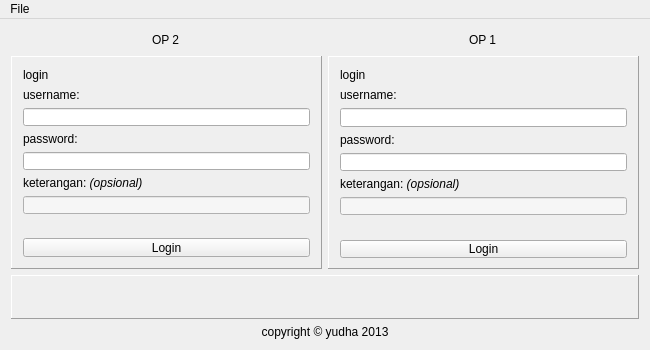
<?xml version="1.0" encoding="UTF-8"?>
<ui version="4.0">
 <class>MainWindow</class>
 <widget class="QMainWindow" name="MainWindow">
  <property name="enabled">
   <bool>true</bool>
  </property>
  <property name="geometry">
   <rect>
    <x>0</x>
    <y>0</y>
    <width>650</width>
    <height>350</height>
   </rect>
  </property>
  <property name="sizePolicy">
   <sizepolicy hsizetype="Fixed" vsizetype="Fixed">
    <horstretch>0</horstretch>
    <verstretch>0</verstretch>
   </sizepolicy>
  </property>
  <property name="minimumSize">
   <size>
    <width>650</width>
    <height>350</height>
   </size>
  </property>
  <property name="maximumSize">
   <size>
    <width>650</width>
    <height>350</height>
   </size>
  </property>
  <property name="windowTitle">
   <string>Presensi Bumijonet</string>
  </property>
  <property name="windowIcon">
   <iconset resource="res.qrc">
    <normaloff>:/icons/F:/IMAGES/ICONS/Button-Add-blue-48.png</normaloff>:/icons/F:/IMAGES/ICONS/Button-Add-blue-48.png</iconset>
  </property>
  <widget class="QWidget" name="centralWidget">
   <layout class="QGridLayout" name="gridLayout_5">
    <item row="0" column="1">
     <widget class="QWidget" name="widget_2" native="true">
      <layout class="QGridLayout" name="gridLayout_2">
       <property name="leftMargin">
        <number>0</number>
       </property>
       <property name="topMargin">
        <number>0</number>
       </property>
       <property name="rightMargin">
        <number>0</number>
       </property>
       <property name="bottomMargin">
        <number>0</number>
       </property>
       <item row="0" column="1">
        <widget class="QLabel" name="label_2">
         <property name="maximumSize">
          <size>
           <width>16777215</width>
           <height>12</height>
          </size>
         </property>
         <property name="text">
          <string>OP 1</string>
         </property>
        </widget>
       </item>
       <item row="0" column="2">
        <spacer name="horizontalSpacer_4">
         <property name="orientation">
          <enum>Qt::Horizontal</enum>
         </property>
         <property name="sizeHint" stdset="0">
          <size>
           <width>136</width>
           <height>20</height>
          </size>
         </property>
        </spacer>
       </item>
       <item row="1" column="0" colspan="3">
        <widget class="QFrame" name="frame_2">
         <property name="frameShape">
          <enum>QFrame::Panel</enum>
         </property>
         <property name="frameShadow">
          <enum>QFrame::Raised</enum>
         </property>
         <layout class="QGridLayout" name="gridLayout_4">
          <item row="8" column="0" colspan="2">
           <widget class="QLabel" name="labelKeterangan1">
            <property name="maximumSize">
             <size>
              <width>16777215</width>
              <height>14</height>
             </size>
            </property>
            <property name="text">
             <string>keterangan: &lt;i&gt;(opsional)&lt;/i&gt;</string>
            </property>
            <property name="buddy">
             <cstring>keterangan1</cstring>
            </property>
           </widget>
          </item>
          <item row="10" column="0" colspan="2">
           <spacer name="verticalSpacer_3">
            <property name="orientation">
             <enum>Qt::Vertical</enum>
            </property>
            <property name="sizeType">
             <enum>QSizePolicy::Fixed</enum>
            </property>
            <property name="sizeHint" stdset="0">
             <size>
              <width>20</width>
              <height>20</height>
             </size>
            </property>
           </spacer>
          </item>
          <item row="1" column="0" colspan="2">
           <widget class="QLabel" name="sudahLogin1">
            <property name="styleSheet">
             <string notr="true">text-align: center;</string>
            </property>
            <property name="text">
             <string>login</string>
            </property>
           </widget>
          </item>
          <item row="11" column="0" colspan="2">
           <widget class="QPushButton" name="pushButton1">
            <property name="text">
             <string>Login</string>
            </property>
           </widget>
          </item>
          <item row="3" column="0">
           <widget class="QLabel" name="labelUsername1">
            <property name="maximumSize">
             <size>
              <width>16777215</width>
              <height>14</height>
             </size>
            </property>
            <property name="text">
             <string>username:</string>
            </property>
            <property name="buddy">
             <cstring>username1</cstring>
            </property>
           </widget>
          </item>
          <item row="5" column="0" colspan="2">
           <widget class="QLineEdit" name="username1"/>
          </item>
          <item row="6" column="0">
           <widget class="QLabel" name="labelPassword1">
            <property name="maximumSize">
             <size>
              <width>16777215</width>
              <height>14</height>
             </size>
            </property>
            <property name="text">
             <string>password:</string>
            </property>
            <property name="buddy">
             <cstring>password1</cstring>
            </property>
           </widget>
          </item>
          <item row="7" column="0" colspan="2">
           <widget class="QLineEdit" name="password1">
            <property name="echoMode">
             <enum>QLineEdit::Password</enum>
            </property>
           </widget>
          </item>
          <item row="2" column="0">
           <spacer name="verticalSpacer_4">
            <property name="orientation">
             <enum>Qt::Vertical</enum>
            </property>
            <property name="sizeHint" stdset="0">
             <size>
              <width>20</width>
              <height>40</height>
             </size>
            </property>
           </spacer>
          </item>
          <item row="0" column="0">
           <spacer name="verticalSpacer_6">
            <property name="orientation">
             <enum>Qt::Vertical</enum>
            </property>
            <property name="sizeHint" stdset="0">
             <size>
              <width>20</width>
              <height>40</height>
             </size>
            </property>
           </spacer>
          </item>
          <item row="9" column="0" colspan="2">
           <widget class="QLineEdit" name="keterangan1">
            <property name="styleSheet">
             <string notr="true">background-color: #f6f6f6;</string>
            </property>
           </widget>
          </item>
         </layout>
        </widget>
       </item>
       <item row="0" column="0">
        <spacer name="horizontalSpacer_6">
         <property name="orientation">
          <enum>Qt::Horizontal</enum>
         </property>
         <property name="sizeHint" stdset="0">
          <size>
           <width>40</width>
           <height>20</height>
          </size>
         </property>
        </spacer>
       </item>
      </layout>
     </widget>
    </item>
    <item row="0" column="0">
     <widget class="QWidget" name="widget" native="true">
      <layout class="QGridLayout" name="gridLayout">
       <property name="leftMargin">
        <number>0</number>
       </property>
       <property name="topMargin">
        <number>0</number>
       </property>
       <property name="rightMargin">
        <number>0</number>
       </property>
       <property name="bottomMargin">
        <number>0</number>
       </property>
       <item row="0" column="2">
        <spacer name="horizontalSpacer_2">
         <property name="orientation">
          <enum>Qt::Horizontal</enum>
         </property>
         <property name="sizeHint" stdset="0">
          <size>
           <width>136</width>
           <height>20</height>
          </size>
         </property>
        </spacer>
       </item>
       <item row="0" column="1">
        <widget class="QLabel" name="label">
         <property name="maximumSize">
          <size>
           <width>16777215</width>
           <height>12</height>
          </size>
         </property>
         <property name="text">
          <string>OP 2</string>
         </property>
        </widget>
       </item>
       <item row="1" column="0" colspan="3">
        <widget class="QFrame" name="frame">
         <property name="frameShape">
          <enum>QFrame::Panel</enum>
         </property>
         <property name="frameShadow">
          <enum>QFrame::Raised</enum>
         </property>
         <layout class="QGridLayout" name="gridLayout_3">
          <item row="2" column="0">
           <spacer name="verticalSpacer">
            <property name="orientation">
             <enum>Qt::Vertical</enum>
            </property>
            <property name="sizeHint" stdset="0">
             <size>
              <width>20</width>
              <height>40</height>
             </size>
            </property>
           </spacer>
          </item>
          <item row="4" column="0">
           <widget class="QLineEdit" name="username2"/>
          </item>
          <item row="5" column="0">
           <widget class="QLabel" name="labelPassword2">
            <property name="maximumSize">
             <size>
              <width>16777215</width>
              <height>14</height>
             </size>
            </property>
            <property name="text">
             <string>password:</string>
            </property>
            <property name="buddy">
             <cstring>password2</cstring>
            </property>
           </widget>
          </item>
          <item row="6" column="0">
           <widget class="QLineEdit" name="password2">
            <property name="echoMode">
             <enum>QLineEdit::Password</enum>
            </property>
           </widget>
          </item>
          <item row="3" column="0">
           <widget class="QLabel" name="labelUsername2">
            <property name="maximumSize">
             <size>
              <width>16777215</width>
              <height>14</height>
             </size>
            </property>
            <property name="text">
             <string>username:</string>
            </property>
            <property name="buddy">
             <cstring>username2</cstring>
            </property>
           </widget>
          </item>
          <item row="10" column="0">
           <widget class="QPushButton" name="pushButton2">
            <property name="text">
             <string>Login</string>
            </property>
           </widget>
          </item>
          <item row="1" column="0">
           <widget class="QLabel" name="sudahLogin2">
            <property name="styleSheet">
             <string notr="true">text-align: center</string>
            </property>
            <property name="text">
             <string>login</string>
            </property>
           </widget>
          </item>
          <item row="9" column="0">
           <spacer name="verticalSpacer_2">
            <property name="orientation">
             <enum>Qt::Vertical</enum>
            </property>
            <property name="sizeType">
             <enum>QSizePolicy::Fixed</enum>
            </property>
            <property name="sizeHint" stdset="0">
             <size>
              <width>20</width>
              <height>20</height>
             </size>
            </property>
           </spacer>
          </item>
          <item row="7" column="0">
           <widget class="QLabel" name="labelKeterangan2">
            <property name="maximumSize">
             <size>
              <width>16777215</width>
              <height>14</height>
             </size>
            </property>
            <property name="text">
             <string>keterangan: &lt;i&gt;(opsional)&lt;/i&gt;</string>
            </property>
            <property name="buddy">
             <cstring>keterangan2</cstring>
            </property>
           </widget>
          </item>
          <item row="0" column="0">
           <spacer name="verticalSpacer_5">
            <property name="orientation">
             <enum>Qt::Vertical</enum>
            </property>
            <property name="sizeHint" stdset="0">
             <size>
              <width>20</width>
              <height>40</height>
             </size>
            </property>
           </spacer>
          </item>
          <item row="8" column="0">
           <widget class="QLineEdit" name="keterangan2">
            <property name="styleSheet">
             <string notr="true">background-color: #f6f6f6;</string>
            </property>
            <property name="frame">
             <bool>true</bool>
            </property>
           </widget>
          </item>
         </layout>
        </widget>
       </item>
       <item row="0" column="0">
        <spacer name="horizontalSpacer_5">
         <property name="orientation">
          <enum>Qt::Horizontal</enum>
         </property>
         <property name="sizeHint" stdset="0">
          <size>
           <width>40</width>
           <height>20</height>
          </size>
         </property>
        </spacer>
       </item>
      </layout>
     </widget>
    </item>
    <item row="1" column="0" colspan="2">
     <widget class="QFrame" name="frame_3">
      <property name="maximumSize">
       <size>
        <width>16777215</width>
        <height>45</height>
       </size>
      </property>
      <property name="frameShape">
       <enum>QFrame::Panel</enum>
      </property>
      <property name="frameShadow">
       <enum>QFrame::Raised</enum>
      </property>
      <layout class="QHBoxLayout" name="horizontalLayout">
       <item>
        <spacer name="horizontalSpacer">
         <property name="orientation">
          <enum>Qt::Horizontal</enum>
         </property>
         <property name="sizeHint" stdset="0">
          <size>
           <width>40</width>
           <height>20</height>
          </size>
         </property>
        </spacer>
       </item>
       <item>
        <widget class="QLabel" name="loadingText">
         <property name="font">
          <font>
           <pointsize>12</pointsize>
          </font>
         </property>
         <property name="text">
          <string/>
         </property>
        </widget>
       </item>
       <item>
        <spacer name="horizontalSpacer_3">
         <property name="orientation">
          <enum>Qt::Horizontal</enum>
         </property>
         <property name="sizeHint" stdset="0">
          <size>
           <width>40</width>
           <height>20</height>
          </size>
         </property>
        </spacer>
       </item>
      </layout>
     </widget>
    </item>
    <item row="2" column="0" colspan="2">
     <widget class="QLabel" name="label_3">
      <property name="text">
       <string>copyright © yudha 2013</string>
      </property>
      <property name="alignment">
       <set>Qt::AlignCenter</set>
      </property>
     </widget>
    </item>
   </layout>
  </widget>
  <widget class="QMenuBar" name="menuBar">
   <property name="geometry">
    <rect>
     <x>0</x>
     <y>0</y>
     <width>650</width>
     <height>21</height>
    </rect>
   </property>
   <widget class="QMenu" name="menuFile">
    <property name="title">
     <string>File</string>
    </property>
    <addaction name="actionExit"/>
   </widget>
   <addaction name="menuFile"/>
  </widget>
  <action name="actionExit">
   <property name="text">
    <string>Exit</string>
   </property>
  </action>
 </widget>
 <layoutdefault spacing="6" margin="11"/>
 <tabstops>
  <tabstop>username2</tabstop>
  <tabstop>password2</tabstop>
  <tabstop>keterangan2</tabstop>
  <tabstop>pushButton2</tabstop>
  <tabstop>username1</tabstop>
  <tabstop>password1</tabstop>
  <tabstop>keterangan1</tabstop>
  <tabstop>pushButton1</tabstop>
 </tabstops>
 <resources>
  <include location="res.qrc"/>
 </resources>
 <connections>
  <connection>
   <sender>actionExit</sender>
   <signal>triggered(bool)</signal>
   <receiver>MainWindow</receiver>
   <slot>close()</slot>
   <hints>
    <hint type="sourcelabel">
     <x>-1</x>
     <y>-1</y>
    </hint>
    <hint type="destinationlabel">
     <x>199</x>
     <y>149</y>
    </hint>
   </hints>
  </connection>
 </connections>
</ui>
